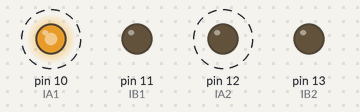
A sketch run on a simulated Arduino Uno, built with avr-gcc and run on an emulated ATmega328P. Shown: output pins drawn as LEDs (lit = HIGH). Dashed ring = blinking.

Above: at 0.05 s.
Timing chart, 0 to 4.6 s (numbered marks = the images above):
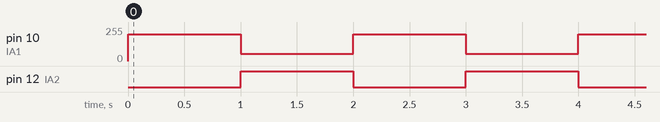

The sketch:

DRV8833.ino
```cpp
/*
* @file Motor driver HR8833-Test.ino
* @brief HR8833-Test.ino  Motor control program
*
* control motor positive inversion
*
* @author lei.wu@dfrobot.com
* @version  V1.0
* @date  2016-4-13
*/
const int IA1=10;
const int IA2=12;
const int IB1=11;
const int IB2=13;

void setup() {
     pinMode(IA1, OUTPUT);
     pinMode(IA2, OUTPUT);
     pinMode(IB1, OUTPUT);
     pinMode(IB2, OUTPUT);
}

void loop() {
 MA1_Forward(200);//Motor MA1 forward; PWM speed control
 delay(1000);
 MA2_Backward(200);//Motor MA1 backward; PWM speed control
 delay(1000);
}

void MA1_Forward(int Speed1)  //fast decay; Speed = High duty-cycle
{
     analogWrite(IA1,Speed1);
     digitalWrite(IA2,LOW);
  }

void MA2_Backward(int Speed1)  //slow decay; Speed = Low duty-cycle
{
    int Speed2=255-Speed1;
    analogWrite(IA1,Speed2);
    digitalWrite(IA2,HIGH);
  }

void MB1_Forward(int Speed1)
{
     analogWrite(IB1,Speed1);
     digitalWrite(IB2,LOW);
  }

void MB2_Backward(int Speed1)
{
    int Speed2=255-Speed1;
    analogWrite(IB1,Speed2);
    digitalWrite(IB2,HIGH);
  }
```

Measured:
- by itself, pin 10 (IA1): alternates 200/255 for 1.0 s and 55/255 for 1.0 s
- by itself, pin 12 (IA2): alternates HIGH for 1.0 s and LOW for 1.0 s
